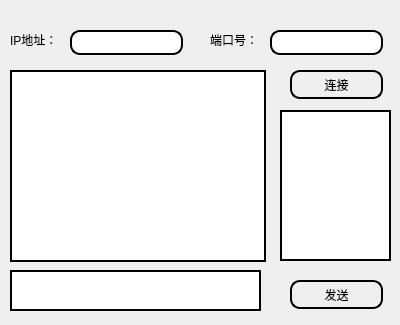
<?xml version="1.0" encoding="UTF-8"?>
<ui version="4.0">
 <class>clientWidget</class>
 <widget class="QWidget" name="clientWidget">
  <property name="geometry">
   <rect>
    <x>0</x>
    <y>0</y>
    <width>400</width>
    <height>325</height>
   </rect>
  </property>
  <property name="windowTitle">
   <string>Form</string>
  </property>
  <widget class="QLabel" name="label">
   <property name="geometry">
    <rect>
     <x>10</x>
     <y>30</y>
     <width>69</width>
     <height>20</height>
    </rect>
   </property>
   <property name="text">
    <string>IP地址：</string>
   </property>
  </widget>
  <widget class="QLabel" name="label_2">
   <property name="geometry">
    <rect>
     <x>210</x>
     <y>30</y>
     <width>69</width>
     <height>20</height>
    </rect>
   </property>
   <property name="text">
    <string>端口号：</string>
   </property>
  </widget>
  <widget class="QLineEdit" name="leipAddress">
   <property name="geometry">
    <rect>
     <x>70</x>
     <y>30</y>
     <width>113</width>
     <height>25</height>
    </rect>
   </property>
   <property name="styleSheet">
    <string notr="true">border-radius:10px;
border:2px solid #000000;</string>
   </property>
  </widget>
  <widget class="QLineEdit" name="leport">
   <property name="geometry">
    <rect>
     <x>270</x>
     <y>30</y>
     <width>113</width>
     <height>25</height>
    </rect>
   </property>
   <property name="styleSheet">
    <string notr="true">border-radius:10px;
border:2px solid #000000;</string>
   </property>
  </widget>
  <widget class="QPushButton" name="connectBtn">
   <property name="geometry">
    <rect>
     <x>290</x>
     <y>70</y>
     <width>93</width>
     <height>29</height>
    </rect>
   </property>
   <property name="styleSheet">
    <string notr="true">QPushButton {
border-radius:10px;
border:2px solid #000000;
}

QPushButton:hover {
    background-color: #ecf5ff;
    color: #FF3030;
}</string>
   </property>
   <property name="text">
    <string>连接</string>
   </property>
  </widget>
  <widget class="QListWidget" name="listWidget">
   <property name="geometry">
    <rect>
     <x>280</x>
     <y>110</y>
     <width>111</width>
     <height>151</height>
    </rect>
   </property>
   <property name="styleSheet">
    <string notr="true">
border:2px solid #000000;</string>
   </property>
  </widget>
  <widget class="QPushButton" name="sendBtn">
   <property name="geometry">
    <rect>
     <x>270</x>
     <y>70</y>
     <width>21</width>
     <height>20</height>
    </rect>
   </property>
   <property name="styleSheet">
    <string notr="true">QToolButton{
background-color:rgba(0,0,0,0);
}
</string>
   </property>
   <property name="text">
    <string/>
   </property>
   <property name="flat">
    <bool>true</bool>
   </property>
  </widget>
  <widget class="QPlainTextEdit" name="textSend">
   <property name="geometry">
    <rect>
     <x>10</x>
     <y>270</y>
     <width>251</width>
     <height>41</height>
    </rect>
   </property>
   <property name="styleSheet">
    <string notr="true">border:2px solid #000000;</string>
   </property>
  </widget>
  <widget class="QPushButton" name="sendBtn_2">
   <property name="geometry">
    <rect>
     <x>290</x>
     <y>280</y>
     <width>93</width>
     <height>29</height>
    </rect>
   </property>
   <property name="styleSheet">
    <string notr="true">QPushButton {
border-radius:10px;
border:2px solid #000000;
}

QPushButton:hover {
    background-color: #ecf5ff;
    color: #FF3030;
}</string>
   </property>
   <property name="text">
    <string>发送</string>
   </property>
  </widget>
  <widget class="QTextBrowser" name="textReceive">
   <property name="geometry">
    <rect>
     <x>10</x>
     <y>70</y>
     <width>256</width>
     <height>192</height>
    </rect>
   </property>
   <property name="styleSheet">
    <string notr="true">border:2px solid #000000;</string>
   </property>
  </widget>
 </widget>
 <resources/>
 <connections/>
</ui>
